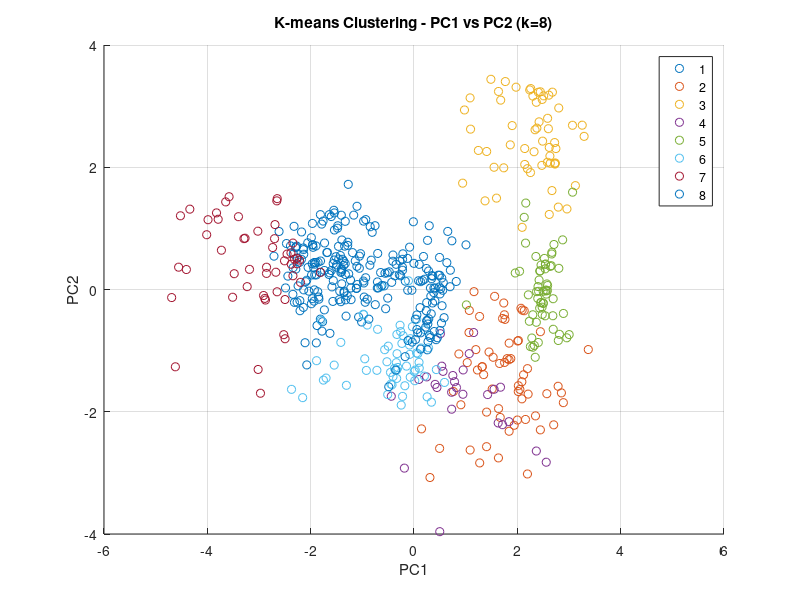
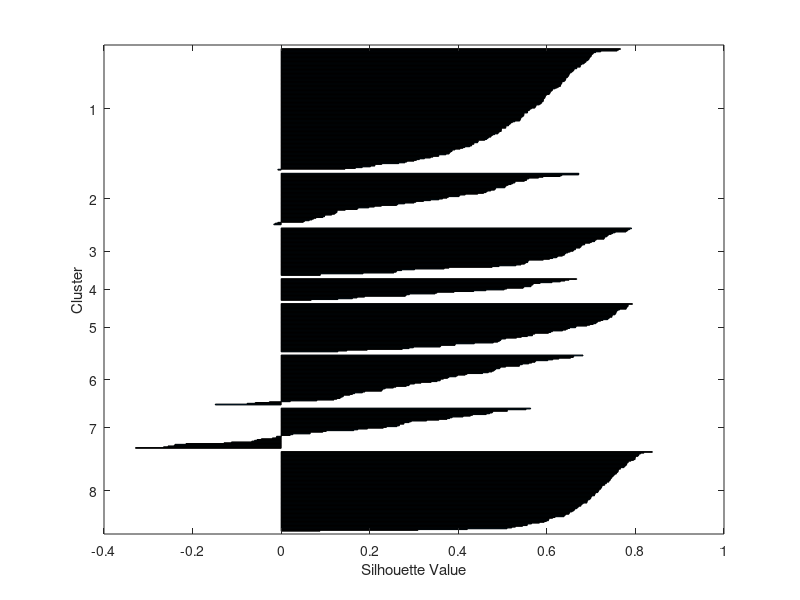
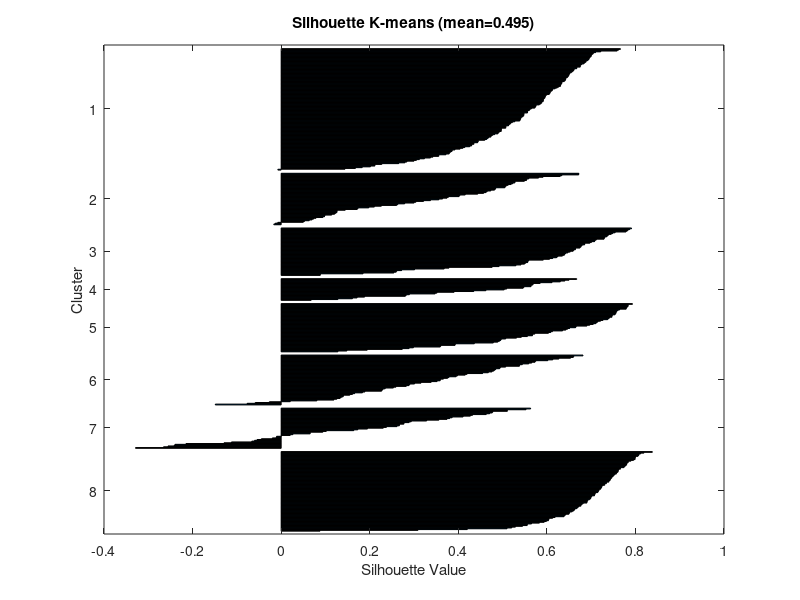

Source code (MATLAB) for these figures, in order: (Note: this script raises an error after producing the figures.)
% del Machine learning toolbox
%% per usare k means, seguite istruzioni in
 % potete seguire esempio in clusterdemo.m
% Adattato per Olive Oil dataset
load oliveoil.mat
data=normalize(olivdata); % autoscaling
[nSamples, nVars] = size(data);
fprintf('Dataset: %d campioni x %d variabili\n', nSamples, nVars);

% NOTA: Il dataset Olive Oil ha 8 categorie naturali (varietà di olio)
% Puoi testare con k=3 (macro-gruppi) o k=8 (categorie reali)
k_clusters = 8;  % Cambia questo valore: 3, 5, 8, etc.
fprintf('K-means con k=%d cluster\n', k_clusters);

[idx,C] = kmeans(data, k_clusters, 'Replicates', 10);  % cerco k cluster
% in idx c'è l'indice di cluster
% in C cisono le coordinate dei centroidi dei cluster rispetto alle
% variabili originali

%% per i plot procedere con PCA 
% fai PCA del data set con 2 PCs
[u s v]=svds(data,2);
scores=u*s;

% fai uno scatter plot scores PC1 PC2 e usa come colore indice di cluster
figure;
gscatter(scores(:,1),scores(:,2),idx);
title(sprintf('K-means Clustering - PC1 vs PC2 (k=%d)', k_clusters));
xlabel('PC1'); ylabel('PC2');
if k_clusters <= 10
    legend('Location', 'best');  % Solo se non troppi cluster
end
grid on;

% NOTA: Olive Oil dataset non ha etichette di categoria (a differenza di Iris)
% quindi non possiamo fare confronto con "classi vere"

% indice silhouette
figure; 
silhouette(data,idx);
title(sprintf('Silhouette K-means (mean=%.3f)', mean(silhouette(data,idx))));


%% per dbscan usate PLS toolbox

clear classes
evrimovepath('top')
% del PLS Toolbox
% help dbscan 
load oliveoil.mat
minpts = 5 ; % minpoints da decidere dall'utente (consigliato 3-5)
data=normalize(olivdata); % autoscaling

fprintf('\n=== DBSCAN ===\n');
fprintf('minpts: %d\n', minpts);

try
    [cls,epsdist] = dbscan(data, minpts);  
    % in cls c'è l'indice di cluster (0 = noise)
    % in epsdist c'è il raggio eps stimato come migliore dall'algoritmo
    
    n_clusters = length(unique(cls(cls>0)));
    n_noise = sum(cls == 0);
    fprintf('DBSCAN automatico: eps=%.4f, %d clusters, %d noise points\n', epsdist, n_clusters, n_noise);
    
    % Se trova 1 solo cluster, prova valori eps più piccoli manualmente
    if n_clusters == 1
        fprintf('\n⚠️  DBSCAN ha trovato solo 1 cluster!\n');
        fprintf('Provo con eps più piccolo per trovare più cluster...\n\n');
        
        % Prova diversi valori di eps
        eps_values = [epsdist*0.3, epsdist*0.5, epsdist*0.7];
        
        for eps_test = eps_values
            cls_test = dbscan(data, minpts, eps_test);
            n_clusters_test = length(unique(cls_test(cls_test>0)));
            n_noise_test = sum(cls_test == 0);
            fprintf('  eps=%.4f: %d clusters, %d noise points\n', eps_test, n_clusters_test, n_noise_test);
            
            % Usa il primo che trova 2+ cluster
            if n_clusters_test > 1 && n_clusters_test < 10
                cls = cls_test;
                epsdist = eps_test;
                n_clusters = n_clusters_test;
                n_noise = n_noise_test;
                fprintf('✓ Usato eps=%.4f per clustering\n\n', eps_test);
                break;
            end
        end
    end
    
    %% per i plot procedere con PCA 
    % fai PCA del data set con 2 PCs
    [u s v]=svds(data,2);
    scores=u*s;
    
    % fai uno scatter plot scores PC1 PC2 e usa come colore indice di cluster
    figure;
    gscatter(scores(:,1),scores(:,2),cls);
    title(sprintf('DBSCAN Clustering - PC1 vs PC2 (eps=%.3f, %d clusters)', epsdist, n_clusters));
    xlabel('PC1'); ylabel('PC2');
    legend('Location', 'best');
    grid on;
    
    % Grafico diagnostico: k-distance per scegliere eps ottimale
    fprintf('\nCalcolo k-distance plot per diagnostica...\n');
    D = pdist(data, 'euclidean');
    D_matrix = squareform(D);
    k_dist = zeros(size(data,1), 1);
    for i = 1:size(data,1)
        sorted_dist = sort(D_matrix(i,:));
        k_dist(i) = sorted_dist(minpts+1); % +1 perché esclude se stesso
    end
    k_dist_sorted = sort(k_dist, 'descend');
    
    figure;
    plot(k_dist_sorted, 'b-', 'LineWidth', 1.5);
    hold on;
    yline(epsdist, 'r--', sprintf('eps usato: %.3f', epsdist), 'LineWidth', 2);
    title(sprintf('K-distance Plot (k=%d) - Diagnostica DBSCAN', minpts));
    xlabel('Punti ordinati per distanza');
    ylabel(sprintf('%d-esima distanza più vicina', minpts));
    grid on;
    legend('K-distance', 'Eps usato', 'Location', 'best');
    fprintf('Suggerimento: Il "gomito" nel grafico indica eps ottimale\n');
    
    % Silhouette (solo per punti non-noise)
    if n_clusters > 1
        valid_idx = cls > 0;
        if sum(valid_idx) > 0
            figure;
            silhouette(data(valid_idx, :), cls(valid_idx));
            title(sprintf('Silhouette DBSCAN (mean=%.3f, excluding noise)', mean(silhouette(data(valid_idx,:), cls(valid_idx)))));
        end
    else
        fprintf('⚠️  Solo 1 cluster trovato - Silhouette non calcolabile\n');
    end
    
catch ME
    fprintf('ERRORE DBSCAN: %s\n', ME.message);
    fprintf('(Probabilmente PLS Toolbox non disponibile)\n');
end

%% optics (vedi file optics.m nella cartella)
load oliveoil.mat
data=normalize(olivdata);
[nSamples, ~] = size(data);

% k parameter per OPTICS (consigliato: numero_campioni/20 o /25)
% Valori tipici: 10-30 per dataset di dimensioni medie
k_optics = round(nSamples / 25);
fprintf('\n=== OPTICS ===\n');
fprintf('Dataset: %d campioni\n', nSamples);
fprintf('k parameter: %d (= %d/25)\n', k_optics, nSamples);
fprintf('Nota: k più basso → cluster più piccoli, k più alto → cluster più grandi\n\n');

[RD, CD, order] = optics(data, k_optics);

% Reachability plot (mostra struttura clustering)
figure;
bar(RD);
title(sprintf('OPTICS Reachability Plot (k=%d)', k_optics));
xlabel('Sample order');
ylabel('Reachability distance');
grid on;

% Scatter plot PC1 vs PC2 colorato per reachability distance
[u s v]=svds(data,2);
scores=u*s;

figure;
scatter(scores(:,1), scores(:,2), 50, RD, 'filled');
colorbar;
colormap('jet');
title(sprintf('OPTICS - PC1 vs PC2 colored by reachability (k=%d)', k_optics));
xlabel('PC1');
ylabel('PC2');
grid on;

% NOTA: Olive Oil non ha "classi vere" quindi non possiamo colorare per categoria
% Se avessi category, useresti:
% cat=categorical(category);
% cat=double(cat);
% figure;for i=1:nSamples;hold on;bar(i,RD(i),color(cat(order(i))));end